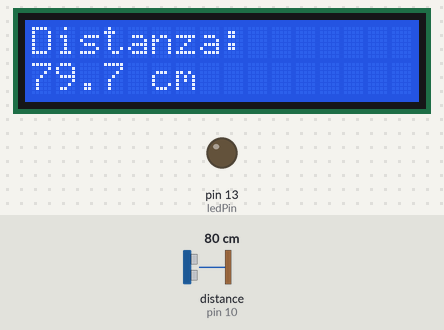
Bench run of a sketch on a simulated Arduino Uno, built with avr-gcc and run on an emulated ATmega328P. On the bench: 16×2 character LCD, output pins drawn as LEDs (lit = HIGH). Wiring (inferred from the names in the program): ultrasonic range finder: trigger pin 9; echo pin 10. The test bench sets the inputs (shaded band); at power-on: distance to the obstacle (sensor on pin 10) 80 cm. The echo pulse lasts 58.3 µs per cm; pins used as bus, display or sensor lines are not drawn; what the sketch prints to the serial monitor is not drawn.

Above: at 2.2 s.
2.3 s: distance to the obstacle (sensor on pin 10) set to 2 cm
At 3.1 s:
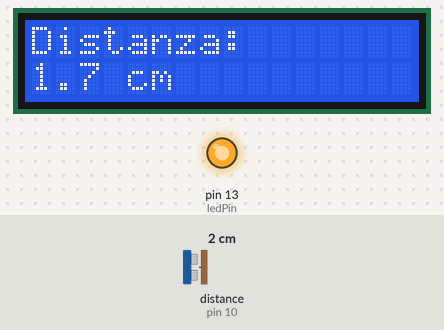
3.9 s: distance to the obstacle (sensor on pin 10) set to 35 cm
At 5.3 s:
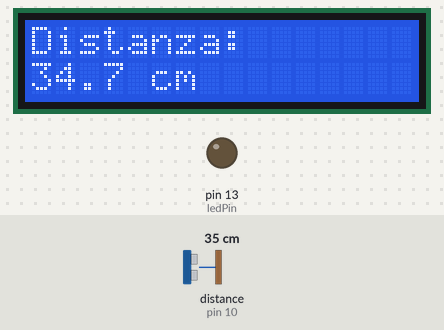
6.9 s: distance to the obstacle (sensor on pin 10) set to 18 cm
At 8.2 s:
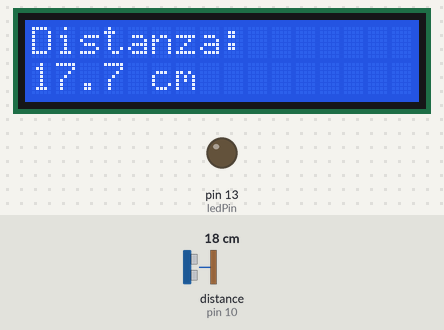
9.9 s: distance to the obstacle (sensor on pin 10) set to 299 cm
At 11.1 s:
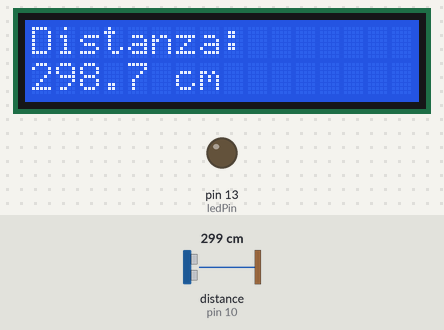
Timing chart, 0 to 12.5 s (numbered marks = the images above; inputs shaded):
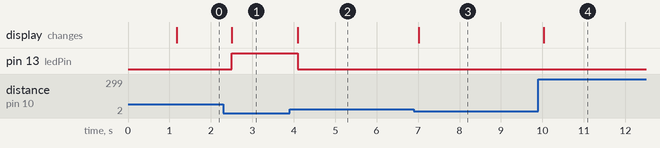

Measured:
- after the input at 2.3 s, pin 13 (ledPin): LOW → HIGH after 0.20 s; the display: changes after 0.20 s (image 1)
- after the input at 3.9 s, pin 13 (ledPin): HIGH → LOW after 0.19 s; the display: changes after 0.19 s (image 2)
- after the input at 6.9 s, the display: changes after 0.11 s (image 3)
- after the input at 9.9 s, the display: changes after 0.13 s (image 4)

The sketch:

senore_ultrasuoni.ino
```cpp
#include <LiquidCrystal.h>
const int triggerPin = 9; //pin che "spara" gli ultrasuoni
const int echoPin = 10; //pin che riceve gli ultrasuoni rimbalzati su un oggetto
float durata, distanza;
LiquidCrystal lcd(12, 11, 5, 4, 3, 2);
const int ledPin = 13;

void setup() {
  // put your setup code here, to run once:
  pinMode(triggerPin, OUTPUT);
  pinMode(echoPin, INPUT);
  Serial.begin(9600);

  //inizializzo lo schermo LCD
  lcd.begin(16, 2);
  lcd.print("Inizializzo...");
  delay(1000);
  pinMode(ledPin, OUTPUT);
}

void loop() {
  // put your main code here, to run repeatedly:
  captaDistanza();
  stampaInLCD(String(distanza));
  accendiSpegniLed();

}

void accendiSpegniLed(){
  if(distanza < 3.0){
    Serial.print("Sei troppo vicino\n");
    digitalWrite(ledPin, HIGH);
  }
  else{
    digitalWrite(ledPin, LOW);
  }
}

void captaDistanza(){
   //prima settiamo il TRIGGER a BASSO per 2 microsecondi
  digitalWrite(triggerPin, LOW);
  delayMicroseconds(2);
  //poi ad ALTO così il TRIGGER "spara" le onde
  digitalWrite(triggerPin, HIGH);
  delayMicroseconds(10);
  digitalWrite(triggerPin, LOW);

  //quando le onde sonore colpiscono il ricevitore, questo imposta il pin ECHO su ALTO per tutto il tempo in cui le onde hanno viaggiato
  durata = pulseIn(echoPin, HIGH);
  distanza = (durata * .0343) / 2;

  Serial.print("Distanza: ");
	Serial.println(distanza);
	delay(100);
}

void stampaInLCD(String data){
  lcd.clear();
  lcd.setCursor(0, 0);
  lcd.print("Distanza: ");
  lcd.setCursor(0, 1);  //imposta il cursore sulla seconda riga per il valore della distanza
  lcd.print(distanza, 1);
  lcd.print(" cm");
}
```
